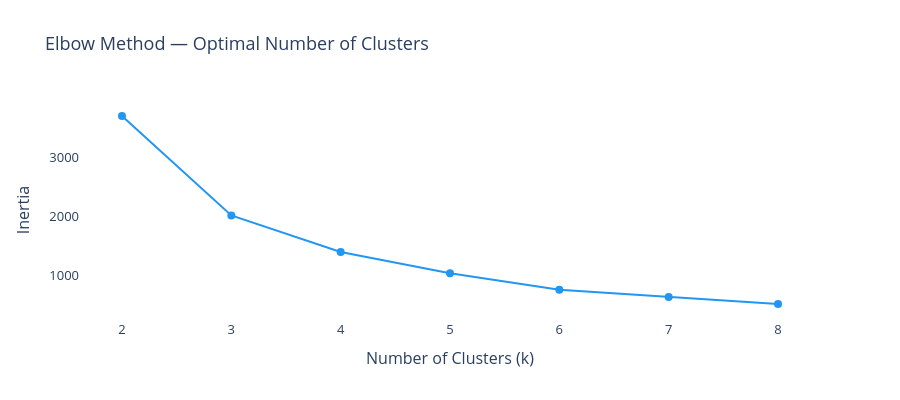

Notebook cell for this chart:
### Markdown cell above
## 4. K-Means Clustering — Whitespace Priority Tiers

### Code cell
# Prepare features for clustering
employee_band_map = {"1-50": 1, "51-200": 2, "201-500": 3, "501-2000": 4, "2001+": 5}
segment_map = {"SMB": 1, "Mid-Market": 2, "Enterprise": 3}

whitespace_ml = whitespace.copy()
whitespace_ml["employee_band_num"] = whitespace_ml["employee_band"].map(employee_band_map)
whitespace_ml["segment_num"] = whitespace_ml["segment"].map(segment_map)
whitespace_ml["estimated_arr"] = whitespace_ml["estimated_arr"].fillna(0)

features = ["estimated_arr", "employee_band_num", "segment_num"]
X = whitespace_ml[features].fillna(0)

# Elbow method
inertias = []
k_range = range(2, 9)

for k in k_range:
    pipe = Pipeline([
        ("scaler", StandardScaler()),
        ("kmeans", KMeans(n_clusters=k, random_state=42, n_init=10))
    ])
    pipe.fit(X)
    inertias.append(pipe.named_steps["kmeans"].inertia_)

fig_elbow = go.Figure()
fig_elbow.add_trace(go.Scatter(
    x=list(k_range),
    y=inertias,
    mode="lines+markers",
    marker=dict(size=8, color="#2196F3"),
    line=dict(width=2)
))

fig_elbow.update_layout(
    title="Elbow Method — Optimal Number of Clusters",
    xaxis_title="Number of Clusters (k)",
    yaxis_title="Inertia",
    height=400,
    font=dict(size=13),
    plot_bgcolor="white",
    paper_bgcolor="white"
)

fig_elbow.show()
fig_elbow.write_image("../outputs/03_elbow_method.png", width=900, height=400, scale=2)
print("Saved: ../outputs/03_elbow_method.png")

### Figure 1 — Plotly figure (JSON) as saved in the notebook; plotly's stock layout.template omitted (floating-point values rounded to 4 significant figures)
{"data": [{"line": {"width": 2}, "marker": {"color": "#2196F3", "size": 8}, "mode": "lines+markers", "type": "scatter", "x": [2, 3, 4, 5, 6, 7, 8], "y": [3707.0, 2023.0, 1405.0, 1042.0, 763.7, 639.1, 522.5]}], "layout": {"font": {"size": 13}, "height": 400, "paper_bgcolor": "white", "plot_bgcolor": "white", "title": {"text": "Elbow Method — Optimal Number of Clusters"}, "xaxis": {"title": {"text": "Number of Clusters (k)"}}, "yaxis": {"title": {"text": "Inertia"}}}}
